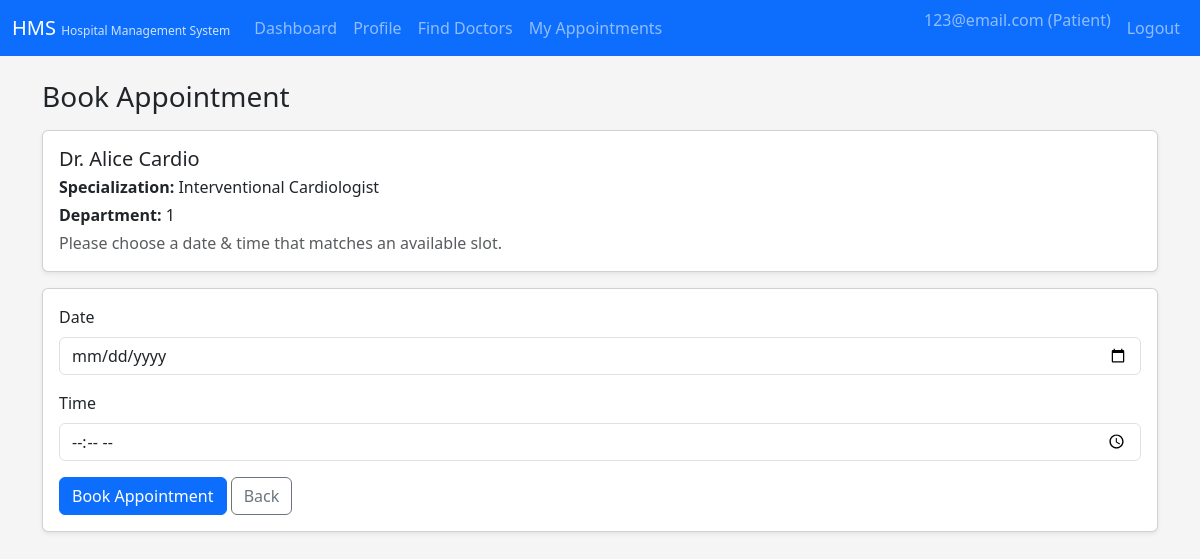
/patient/appointments/book/1 (signed in), run on the app's committed database.
### tables this page shows
CREATE TABLE users (
    id INTEGER PRIMARY KEY AUTOINCREMENT,
    email TEXT NOT NULL UNIQUE,
    password_hash TEXT NOT NULL,
    role TEXT NOT NULL CHECK (role IN ('admin', 'doctor', 'patient')),
    status TEXT NOT NULL DEFAULT 'active' CHECK (status IN ('active', 'blacklisted'))
);

CREATE TABLE doctor_profiles (
    id INTEGER PRIMARY KEY AUTOINCREMENT,
    user_id INTEGER NOT NULL UNIQUE,
    department_id INTEGER,
    name TEXT NOT NULL,
    specialization TEXT,
    phone TEXT,
    bio TEXT,
    FOREIGN KEY (user_id) REFERENCES users (id) ON DELETE CASCADE,
    FOREIGN KEY (department_id) REFERENCES departments (id) ON DELETE SET NULL
);

### patient_routes.py (the view, shortened to what this page needs)
    @app.route("/patient/appointments/book/<int:doctor_id>", methods=["GET", "POST"])
    @role_required("patient")
    def book_appointment(doctor_id):
        patient = get_patient_profile_for_current_user()
        if not patient:
            flash("Patient profile not found.", "danger")
            return redirect(url_for("logout"))
        conn = get_db()
        cur = conn.cursor()
        cur.execute("SELECT * FROM doctor_profiles WHERE id = ?", (doctor_id,))
        doctor = cur.fetchone()
        if not doctor:
            conn.close()
            flash("Doctor not found.", "danger")
            return redirect(url_for("patient_doctors"))
        conn.close()
        return render_template("patient/book_appointment.html", doctor=doctor)

### app.py (called while the page is built)
@login_manager.user_loader
def load_user(user_id):
    conn = get_db()
    cur = conn.cursor()
    cur.execute("SELECT * FROM users WHERE id = ?", (user_id,))
    row = cur.fetchone()
    conn.close()
    if row:
        return User(row)
    return None

### db.py (called while the page is built)
def get_db():
    conn = sqlite3.connect(
        DB_PATH,
        timeout=10.0,          # wait up to 10s for locks instead of failing immediately
        check_same_thread=False,  # allow multi-threaded access (Flask dev server)
    )
    conn.row_factory = sqlite3.Row  # access columns by name: row["email"]
    conn.execute("PRAGMA foreign_keys = ON;")
    conn.execute("PRAGMA journal_mode = WAL;")
    return conn

### security.py (called while the page is built)
def role_required(role):
    def decorator(view_func):
        @wraps(view_func)
        @login_required
        def wrapped(*args, **kwargs):
            if current_user.role != role:
                flash("You are not authorized to view this page.", "danger")
                return redirect(url_for("index"))
            if current_user.status != "active":
                flash("Your account is not active. Please contact hospital staff.", "warning")
                return redirect(url_for("logout"))
            return view_func(*args, **kwargs)
        return wrapped
    return decorator

def get_patient_profile_for_current_user():
    conn = get_db()
    cur = conn.cursor()
    cur.execute("SELECT * FROM patient_profiles WHERE user_id = ?", (current_user.id,))
    patient = cur.fetchone()
    conn.close()
    return patient

### templates/patient/book_appointment.html (shortened to what this page needs)
{% extends "base.html" %}
{% block content %}
<h3 class="mb-3">Book Appointment</h3>
<div class="card shadow-sm mb-3">
  <div class="card-body">
    <h5 class="card-title mb-1">{{ doctor.name }}</h5>
    <p class="mb-1">
      <strong>Specialization:</strong> {{ doctor.specialization or '-' }}
    </p>
    <p class="mb-1">
      <strong>Department:</strong> {{ doctor.department_id or '-' }}
    </p>
    <p class="mb-0 text-muted">
      Please choose a date &amp; time that matches an available slot.
    </p>
  </div>
</div>
<form method="post" class="card shadow-sm">
  <div class="card-body">
    <div class="mb-3">
      <label for="date" class="form-label">Date</label>
      <input
        type="date"
        class="form-control"
        id="date"
        name="date"
        required
      >
    </div>
    <div class="mb-3">
      <label for="time" class="form-label">Time</label>
      <input
        type="time"
        class="form-control"
        id="time"
        name="time"
        required
      >
    </div>
    <button type="submit" class="btn btn-primary">Book Appointment</button>
    <a href="{{ url_for('patient_doctor_availability', doctor_id=doctor.id) }}"
       class="btn btn-outline-secondary">
      Back
    </a>
  </div>
</form>
{% endblock %}

### templates/base.html (shortened to what this page needs)
<!doctype html>
<html lang="en">
<head>
  <link
    href="https://cdn.jsdelivr.net/npm/bootstrap@5.3.3/dist/css/bootstrap.min.css"
    rel="stylesheet"
  >
</head>
<body>
<nav class="navbar navbar-expand-lg navbar-dark bg-primary">
  <div class="container-fluid">
    <a class="navbar-brand" href="{{ url_for('index') }}">
      HMS
      <span class="small d-none d-sm-inline">Hospital Management System</span>
    </a>
    <div class="collapse navbar-collapse" id="navbarContent">
      <ul class="navbar-nav me-auto mb-2 mb-lg-0">
        {% if current_user.is_authenticated %}
              {% if current_user.role == 'admin' %}
            <li class="nav-item">
              <a class="nav-link" href="{{ url_for('admin_dashboard') }}">Dashboard</a>
            </li>
          {% elif current_user.role == 'doctor' %}
            <li class="nav-item">
              <a class="nav-link" href="{{ url_for('doctor_dashboard') }}">Dashboard</a>
            </li>
          {% elif current_user.role == 'patient' %}
            <li class="nav-item">
              <a class="nav-link" href="{{ url_for('patient_dashboard') }}">Dashboard</a>
            </li>
            <li class="nav-item">
              <a class="nav-link" href="{{ url_for('patient_profile') }}">Profile</a>
            </li>
            <li class="nav-item">
              <a class="nav-link" href="{{ url_for('patient_doctors') }}">Find Doctors</a>
            </li>
            <li class="nav-item">
              <a class="nav-link" href="{{ url_for('patient_appointments') }}">My Appointments</a>
            </li>
          {% endif %}
        {% endif %}
      </ul>
      <ul class="navbar-nav ms-auto">
        {% if current_user.is_authenticated %}
          <li class="nav-item">
            <span class="navbar-text me-2">
              {{ current_user.email }} ({{ current_user.role|capitalize }})
            </span>
          </li>
          <li class="nav-item">
            <a class="nav-link" href="{{ url_for('logout') }}">Logout</a>
          </li>
        {% else %}
          <li class="nav-item">
            <a class="nav-link" href="{{ url_for('login') }}">Login</a>
          </li>
        {% endif %}
      </ul>
    </div>
  </div>
</nav>
<main class="container py-4">
  {% block content %}{% endblock %}
</main>
</body>
</html>

### templates/base.html (style rules this page uses)
body { background-color: #f5f5f5; }
.navbar-brand span.small { font-size: 0.75rem; opacity: 0.8; }

### data on the page
users: email "123@email.com", role "Patient"
doctor_profiles: name "Dr. Alice Cardio", specialization "Interventional Cardiologist", department "1"
